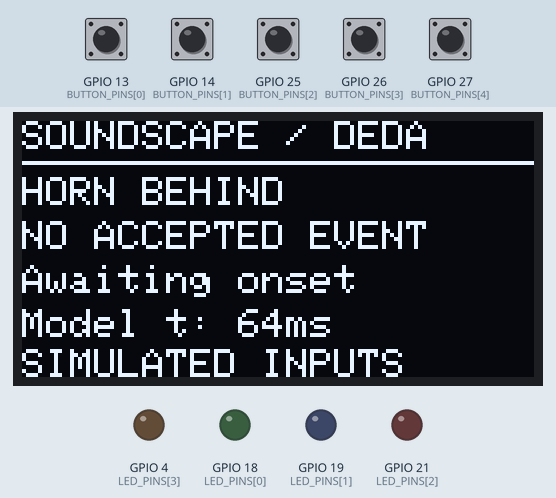
Simulated run of this sketch. Board: ESP32. On the bench: 128×64 one-colour display, output pins drawn as LEDs (lit = HIGH). The test bench sets the inputs (shaded band); at power-on: GPIO 13 (BUTTON_PINS[0]), GPIO 14 (BUTTON_PINS[1]), GPIO 25 (BUTTON_PINS[2]), GPIO 26 (BUTTON_PINS[3]), GPIO 27 (BUTTON_PINS[4]) HIGH. What the sketch prints to the serial monitor is not drawn.

Above: at 1.3 s.
1.4 s: GPIO 25 (BUTTON_PINS[2]) pulled LOW for 0.15 s
At 1.9 s:
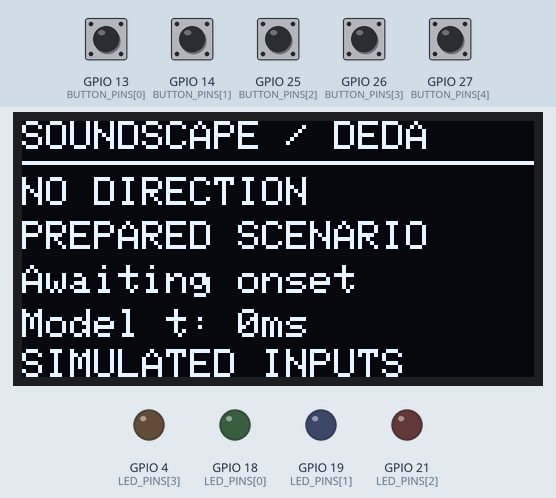
4.5 s: GPIO 13 (BUTTON_PINS[0]) pulled LOW for 0.15 s
At 5.0 s:
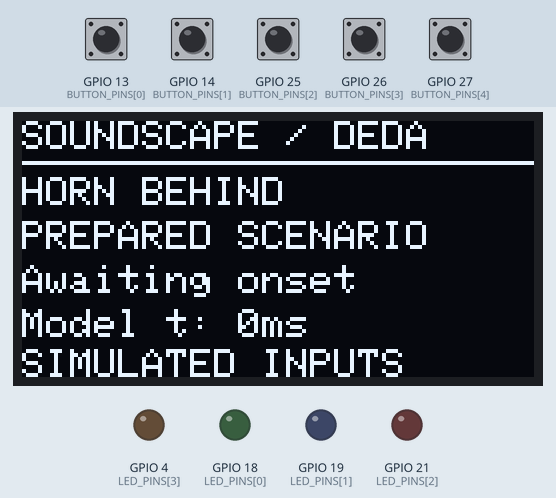
7.6 s: GPIO 14 (BUTTON_PINS[1]) pulled LOW for 0.15 s
At 8.1 s:
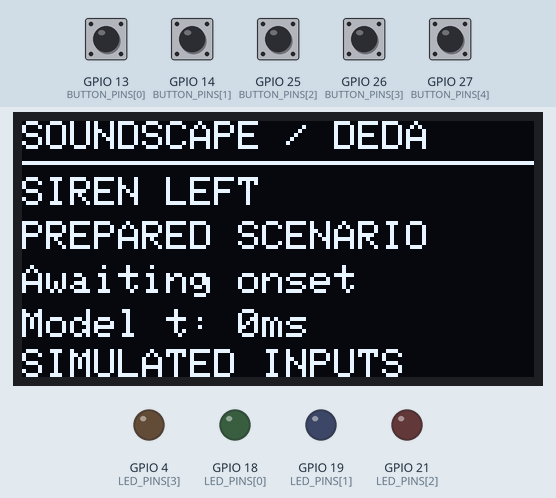
10.7 s: GPIO 13 (BUTTON_PINS[0]) pulled LOW for 1 s
At 14.6 s:
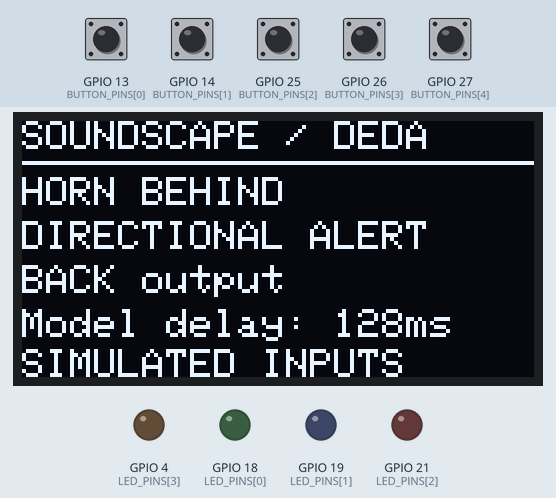
14.7 s: GPIO 25 (BUTTON_PINS[2]) pulled LOW for 1 s
At 15.9 s:
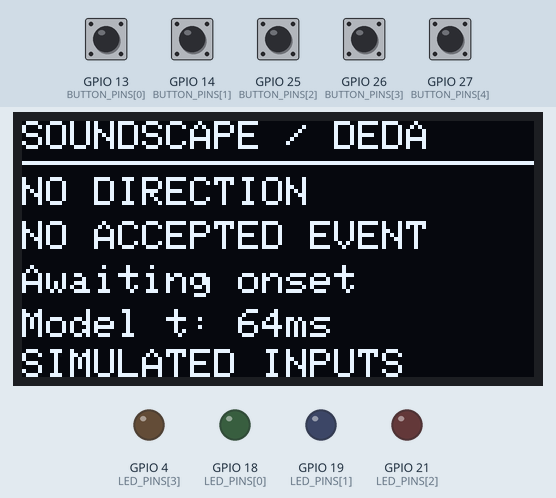
18.7 s: GPIO 26 (BUTTON_PINS[3]) pulled LOW for 0.15 s
At 38.4 s:
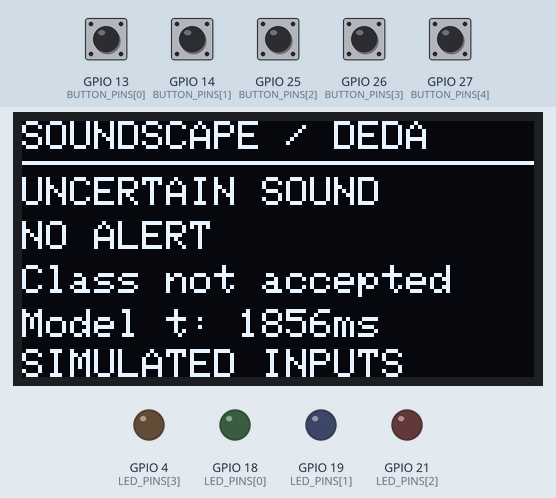
Timing chart, 0 to 39.1 s (numbered marks = the images above; inputs shaded):
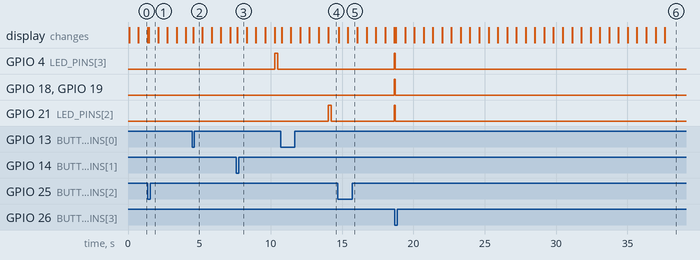

The sketch:

sketch.ino
```cpp
#include <Arduino.h>
#include <Wire.h>
#include <Adafruit_GFX.h>
#include <Adafruit_SSD1306.h>
extern "C" {
#include "deda.h"
}
#include "scenario_data.h"

Adafruit_SSD1306 display(128,64,&Wire,-1);
const uint8_t LED_PINS[]={18,19,21,4};
const uint8_t BUTTON_PINS[]={13,14,25,26,27};
const char *CLASS_NAMES[]={"Horn","Siren","Shout","Beep","Ambient"};
const char *CASE_NAMES[]={"HORN BEHIND","SIREN LEFT","NO DIRECTION","UNCERTAIN SOUND","AMBIENT ONLY"};
deda_state_t policy;
unsigned selected=0, frameIndex=0, alertCount=0;
unsigned long nextFrame=0, pulseStart=0, changedAt[5]={0};
bool playing=false, oledReady=false, rawPressed[5]={false}, stablePressed[5]={false};
uint8_t outputMask=0;
bool generalAlert=false;
float modelTime=0, alertDelay=0;
const char *stage="READY";
const char *detail="Select a button";

void showMask(uint8_t mask) {
 for(unsigned i=0;i<4;i++) digitalWrite(LED_PINS[i],(mask&(1u<<i))?HIGH:LOW);
}
void renderDisplay() {
 if(!oledReady) return;
 display.clearDisplay(); display.setTextSize(1);display.setTextColor(SSD1306_WHITE);
 display.setCursor(0,0);display.print("SOUNDSCAPE / DEDA");display.drawLine(0,10,127,10,SSD1306_WHITE);
 display.setCursor(0,14);display.print(CASE_NAMES[selected]);
 display.setCursor(0,25);display.print(stage);
 display.setCursor(0,36);display.print(detail);
 display.setCursor(0,47);
 if(alertCount) {display.print("Model delay: ");display.print((int)alertDelay);display.print("ms");}
 else {display.print("Model t: ");display.print((int)modelTime);display.print("ms");}
 display.setCursor(0,57);display.print("SIMULATED INPUTS");display.display();
}
void help() {
 Serial.println("SoundScape DEDA decision lab: synthetic inputs -> actual C policy -> LED commands");
 Serial.println("Buttons or serial 1-5 select cases. r=replay, c=clear, h=help.");
 Serial.println("64 ms model steps displayed every 650 ms. Printed delays are MODEL delays.");
 Serial.println("Directional: single pulses. General: double pulses. Patterns are illustrative.");
}
void startScenario(unsigned index) {
 selected=index;frameIndex=0;alertCount=0;outputMask=0;modelTime=0;alertDelay=0;
 deda_config_t cfg;deda_default_config(&cfg);deda_init(&policy,&cfg);
 playing=true;nextFrame=millis()+650;showMask(0);
 stage="PREPARED SCENARIO";detail="Awaiting onset";renderDisplay();
 Serial.printf("\nCASE %u: %s\n",selected+1,scenarios[selected].name);
}
void pollButtons() {
 unsigned long now=millis();
 for(unsigned i=0;i<5;i++) {
  bool pressed=digitalRead(BUTTON_PINS[i])==LOW;
  if(pressed!=rawPressed[i]) {rawPressed[i]=pressed;changedAt[i]=now;}
  if(now-changedAt[i]>=35 && stablePressed[i]!=rawPressed[i]) {
   stablePressed[i]=rawPressed[i];if(stablePressed[i]) startScenario(i);
  }
 }
}
void updatePulses() {
 // Repeating visual illustration; not a validated haptic encoding or repeated policy alerts.
 unsigned long phase=(millis()-pulseStart)%1200;
 bool on=generalAlert ? (phase<140 || (phase>=280 && phase<420)) : phase<260;
 showMask(on?outputMask:0);
}
void setup() {
 for(unsigned i=0;i<4;i++) pinMode(LED_PINS[i],OUTPUT);
 for(unsigned i=0;i<5;i++) pinMode(BUTTON_PINS[i],INPUT_PULLUP);
 Serial.begin(115200);Wire.begin(23,22);
 oledReady=display.begin(SSD1306_SWITCHCAPVCC,0x3c);
 if(!oledReady) Serial.println("OLED unavailable: serial and buttons remain usable.");
 help();startScenario(0);
}
void loop() {
 pollButtons();
 while(Serial.available()) {
  char ch=Serial.read();
  if(ch>='1' && ch<='5') startScenario(ch-'1');
  else if(ch=='r'||ch=='R') startScenario(selected);
  else if(ch=='h'||ch=='H') help();
  else if(ch=='c'||ch=='C') {playing=false;outputMask=0;alertCount=0;stage="CLEARED";detail="Select a button";renderDisplay();}
 }
 updatePulses();
 if(!playing || (long)(millis()-nextFrame)<0) return;
 nextFrame=millis()+650;
 const Scenario &scene=scenarios[selected];const deda_window_t &w=scene.windows[frameIndex++];
 modelTime=w.t_ms;
 deda_alert_t alerts[DEDA_MAX_ALERTS_PER_STEP];int count=deda_step(&policy,&w,alerts);
 if(!alertCount) {
  if(policy.latched>=0) {stage="CLASS ACCEPTED";detail="Waiting direction";}
  else if(policy.open) {stage="GATHERING EVIDENCE";detail=w.has_dir?"Checking direction":"Direction missing";}
  else {stage="NO ACCEPTED EVENT";detail=modelTime<=scene.onset_ms?"Awaiting onset":"Class not accepted";}
 }
 Serial.printf("model t=%.0f ms | direction=%s | class evidence %.2f %.2f %.2f %.2f\n",(double)w.t_ms,w.has_dir?"available":"missing",(double)policy.L[0],(double)policy.L[1],(double)policy.L[2],(double)policy.L[3]);
 for(int i=0;i<count;i++) {
  const deda_alert_t &a=alerts[i];outputMask=a.motors;generalAlert=a.kind==DEDA_ALERT_NONDIR;
  pulseStart=millis();alertCount++;alertDelay=a.t_ms-scene.onset_ms;
  stage=generalAlert?"GENERAL WARNING":"DIRECTIONAL ALERT";
  detail=generalAlert?"All four outputs":a.motors==1?"FRONT output":a.motors==2?"RIGHT output":a.motors==4?"BACK output":a.motors==8?"LEFT output":"Adjacent outputs";
  Serial.printf("ALERT: %s | class=%s | mask=%u | MODEL onset-to-command=%.0f ms\n",stage,CLASS_NAMES[a.cls],a.motors,(double)alertDelay);
 }
 if(frameIndex==scene.count) {
  playing=false;
  if(!alertCount) {stage="NO ALERT";detail=selected==4?"Ambient input only":"Class not accepted";}
  Serial.printf("Complete: %u alert(s). Result and illustrative pulses retained. Select 1-5.\n",alertCount);
 }
 renderDisplay();
}
```

deda.c
```cpp
/* DEDA decision core - see deda.h. Mirrors python/deda/policy.py exactly. */
#include "deda.h"

#include <math.h>
#include <string.h>

#define RAD(x) ((x) * (dreal)0.017453292519943295)
#define DEG(x) ((x) * (dreal)57.29577951308232)
#define BIG_NEG ((dreal)-1e9)

static const uint8_t QUAD_MASK[4] = {DEDA_MOTOR_FRONT, DEDA_MOTOR_RIGHT, DEDA_MOTOR_BACK, DEDA_MOTOR_LEFT};

void deda_default_config(deda_config_t *c) {
    static const dreal hh[4] = {2.0, 2.2, 2.4, 2.0}, hl[4] = {1.6, 1.8, 2.0, 1.6},
                       hu[4] = {3.0, 3.0, 3.2, 3.0};
    memset(c, 0, sizeof *c);
    c->hop_ms = 64; c->deadline_ms = 300; c->proc_ms = 60;
    c->p_open = 0.35; c->clip = 4.0; c->kappa = 0.6;
    for (int i = 0; i < 4; i++) { c->h_hi[i] = hh[i]; c->h_lo[i] = hl[i]; c->h_urgent[i] = hu[i]; }
    c->margin = 0.5; c->h_reject = -1.0;
    c->rho_min = 0.30; c->rho_strong = 0.50; c->closure_max = 0.75;
    c->norm_lo = 0.6; c->norm_hi = 1.4; c->r_min = 0.75; c->beta_min = 10.0;
    c->p_off = 0.20; c->m_off = 3; c->t_max_ms = 8000; c->move_deg = 60;
    c->upd_gap_ms = 1000; c->upd_alpha = 0.5; c->gamma_spatial = 0.0;
    c->use_dir_reliability = 1; c->sequential = 1; c->fallback_nondir = 1; c->wait_for_dir = 1;
}

static dreal pymod(dreal a, dreal m) { /* Python-style modulo, result in [0, m) */
    dreal r = (dreal)fmod(a, m);
    if (r < 0) r += m;
    return r;
}

dreal deda_wrap180(dreal a) {
    dreal r = pymod(a + 180, 360) - 180;
    return (r == (dreal)-180) ? (dreal)180 : r;
}

static dreal circ_dist(dreal a, dreal b) { return (dreal)fabs(deda_wrap180(a - b)); }

uint8_t deda_motors_for_angle(dreal theta, dreal beta_min) {
    int q = ((int)floor(pymod(theta, 360) / 90 + (dreal)0.5)) % 4;
    dreal off = deda_wrap180(theta - (dreal)(90 * q));
    dreal margin = 45 - (dreal)fabs(off);
    if (margin >= beta_min) return QUAD_MASK[q];
    int nb = (q + (off > 0 ? 1 : 3)) % 4;
    return (uint8_t)(QUAD_MASK[q] | QUAD_MASK[nb]);
}

static dreal logit_clip(dreal p, dreal clip) {
    if (p < (dreal)1e-6) p = (dreal)1e-6;
    if (p > (dreal)(1 - 1e-6)) p = (dreal)(1 - 1e-6);
    dreal l = (dreal)log(p / (1 - p));
    return l > clip ? clip : (l < -clip ? -clip : l);
}

static int dir_valid(const deda_config_t *c, const deda_window_t *w) {
    if (!w->has_dir) return 0;
    if (!c->use_dir_reliability) return 1;
    const deda_dir_t *d = &w->dir;
    return d->coherence >= c->rho_min && d->closure <= c->closure_max &&
           d->norm >= c->norm_lo && d->norm <= c->norm_hi;
}

static void reset_episode(deda_state_t *s) {
    s->open = 0; s->k = 0; s->n_dir = 0; s->latched = -1;
    for (int i = 0; i < DEDA_NCRIT; i++) s->L[i] = 0;
    s->Rx = s->Ry = s->W = s->max_coh = 0;
}

void deda_init(deda_state_t *s, const deda_config_t *c) {
    memset(s, 0, sizeof *s);
    s->cfg = *c;
    int K = 0;
    if (c->sequential) {
        K = (int)floor((c->deadline_ms - c->proc_ms) / c->hop_ms) - 1;
        if (K < 0) K = 0;
    }
    s->K = (uint8_t)K;
    reset_episode(s);
}

/* ---------------------------------------------------------- suppression */
static void track_start(deda_state_t *s, int c, dreal t, uint8_t motors, int has_theta, dreal theta) {
    deda_track_t *tr = &s->tr[c];
    memset(tr, 0, sizeof *tr);
    tr->active = 1; tr->t_alert = t; tr->last_motors = motors;
    tr->has_theta = (uint8_t)has_theta; tr->last_theta = theta; tr->t_upd = t;
    if (has_theta) { tr->ex = (dreal)sin(RAD(theta)); tr->ey = (dreal)cos(RAD(theta)); tr->ew = 1; }
    tr->order = s->next_order++;
}

static int suppressor_step(deda_state_t *s, const deda_window_t *w, deda_alert_t *out) {
    const deda_config_t *c = &s->cfg;
    int n = 0;
    /* visit active tracks in insertion order (matches the reference) */
    int idx[DEDA_NCRIT], m = 0;
    for (int i = 0; i < DEDA_NCRIT; i++) if (s->tr[i].active) idx[m++] = i;
    for (int a = 1; a < m; a++) {               /* insertion sort, m <= 4 */
        int v = idx[a], b = a - 1;
        while (b >= 0 && s->tr[idx[b]].order > s->tr[v].order) { idx[b + 1] = idx[b]; b--; }
        idx[b + 1] = v;
    }
    for (int j = 0; j < m; j++) {
        int cls = idx[j];
        deda_track_t *tr = &s->tr[cls];
        dreal p = w->probs[cls];
        tr->below = (p < c->p_off) ? (uint8_t)(tr->below + 1) : 0;
        if (tr->below >= c->m_off || w->t_ms - tr->t_alert >= c->t_max_ms) { tr->active = 0; continue; }
        if (p < c->p_open || !dir_valid(c, w)) continue;
        dreal th = RAD(w->dir.theta_deg), al = c->upd_alpha;
        tr->ex = (1 - al) * tr->ex + al * (dreal)sin(th);
        tr->ey = (1 - al) * tr->ey + al * (dreal)cos(th);
        tr->ew = (1 - al) * tr->ew + al;
        dreal r = (dreal)hypot(tr->ex, tr->ey) / (tr->ew > (dreal)1e-9 ? tr->ew : (dreal)1e-9);
        if (r < c->r_min || w->t_ms - tr->t_upd < c->upd_gap_ms) continue;
        dreal theta = pymod(DEG((dreal)atan2(tr->ex, tr->ey)), 360);
        if (!tr->has_theta || circ_dist(theta, tr->last_theta) >= c->move_deg) {
            uint8_t mm = deda_motors_for_angle(theta, c->beta_min);
            deda_alert_t *A = &out[n++];
            A->t_ms = w->t_ms; A->kind = DEDA_ALERT_UPDATE; A->cls = (uint8_t)cls; A->motors = mm;
            A->has_theta = 1; A->theta = theta; A->k = -1;
            tr->has_theta = 1; tr->last_theta = theta; tr->last_motors = mm; tr->t_upd = w->t_ms;
        }
    }
    return n;
}

/* ------------------------------------------------------------ direction */
static void add_dir(deda_state_t *s, const deda_window_t *w) {
    if (!dir_valid(&s->cfg, w)) return;
    dreal wt = s->cfg.use_dir_reliability ? w->dir.coherence : (dreal)1;
    dreal th = RAD(w->dir.theta_deg);
    s->Rx += wt * (dreal)sin(th);
    s->Ry += wt * (dreal)cos(th);
    s->W += wt;
    s->n_dir++;
    if (w->dir.coherence > s->max_coh) s->max_coh = w->dir.coherence;
}

static int dir_decision(const deda_state_t *s, dreal *theta, uint8_t *motors) {
    const deda_config_t *c = &s->cfg;
    *motors = DEDA_MOTORS_ALL; *theta = 0;
    if (s->n_dir == 0) return 0;
    if (s->n_dir == 1 && c->use_dir_reliability && s->max_coh < c->rho_strong) return 0;
    dreal r = (dreal)hypot(s->Rx, s->Ry) / (s->W > (dreal)1e-9 ? s->W : (dreal)1e-9);
    if (r < c->r_min) return 0;
    *theta = pymod(DEG((dreal)atan2(s->Rx, s->Ry)), 360);
    *motors = deda_motors_for_angle(*theta, c->beta_min);
    return 1;
}

static void emit(deda_state_t *s, const deda_window_t *w, int cls, int dir_ok, dreal theta,
                 uint8_t motors, deda_alert_t *A) {
    A->t_ms = w->t_ms; A->kind = dir_ok ? DEDA_ALERT_DIR : DEDA_ALERT_NONDIR;
    A->cls = (uint8_t)cls; A->motors = dir_ok ? motors : DEDA_MOTORS_ALL;
    A->has_theta = (uint8_t)dir_ok; A->theta = dir_ok ? theta : 0; A->k = (int8_t)s->k;
    track_start(s, cls, w->t_ms, A->motors, dir_ok, A->theta);
    reset_episode(s);
}

/* ----------------------------------------------------------------- step */
int deda_step(deda_state_t *s, const deda_window_t *w, deda_alert_t *out) {
    const deda_config_t *c = &s->cfg;
    int n = suppressor_step(s, w, out);
    int cand[DEDA_NCRIT], nc = 0;
    for (int i = 0; i < DEDA_NCRIT; i++) if (!s->tr[i].active) cand[nc++] = i;

    if (!s->open) {
        dreal pm = -1;
        for (int j = 0; j < nc; j++) if (w->probs[cand[j]] > pm) pm = w->probs[cand[j]];
        if (nc == 0 || pm < c->p_open) return n;
        s->open = 1; s->k = 0;
    } else {
        s->k++;
    }
    const int K = s->K;

    dreal gain = (s->k == 0) ? (dreal)1 : c->kappa;
    for (int i = 0; i < DEDA_NCRIT; i++) {
        if (!s->tr[i].active) s->L[i] += gain * logit_clip(w->probs[i], c->clip);
        else s->L[i] = BIG_NEG;
    }
    add_dir(s, w);

    dreal th; uint8_t mm;
    if (s->latched >= 0) {
        int ok = dir_decision(s, &th, &mm);
        if (ok || s->k >= K) {
            if (ok || c->fallback_nondir) emit(s, w, s->latched, ok, th, mm, &out[n++]);
            else reset_episode(s);
        }
        return n;
    }
    if (nc == 0) { reset_episode(s); return n; }

    int cs = cand[0];
    for (int j = 1; j < nc; j++) if (s->L[cand[j]] > s->L[cs]) cs = cand[j];
    dreal runner = BIG_NEG;
    for (int j = 0; j < nc; j++) if (cand[j] != cs && s->L[cand[j]] > runner) runner = s->L[cand[j]];
    dreal frac = K > 0 ? (dreal)s->k / (dreal)K : (dreal)1;
    dreal h = c->h_hi[cs] - (c->h_hi[cs] - c->h_lo[cs]) * frac;
    int ok = dir_decision(s, &th, &mm);
    if (!ok && c->gamma_spatial > 0 && s->k < K) h += c->gamma_spatial;
    int accepted = s->L[cs] >= h && (s->L[cs] - runner) >= c->margin;

    if (accepted) {
        if (ok) emit(s, w, cs, 1, th, mm, &out[n++]);
        else if (c->wait_for_dir && s->k < K && s->L[cs] < c->h_urgent[cs]) s->latched = (int8_t)cs;
        else if (c->fallback_nondir) emit(s, w, cs, 0, 0, DEDA_MOTORS_ALL, &out[n++]);
        else reset_episode(s);
        return n;
    }
    dreal Lmax = BIG_NEG;
    for (int j = 0; j < nc; j++) if (s->L[cand[j]] > Lmax) Lmax = s->L[cand[j]];
    if (Lmax <= c->h_reject || s->k >= K) reset_episode(s);
    return n;
}
```

Source omitted: deda.h (4083 bytes), scenario_data.h (15854 bytes)

Measured:
- after the input at 1.4 s, GPIO 21 (LED_PINS[2]): stays LOW (without the input it goes to HIGH after 1.9 s); the display: changes after 0.06 s (image 1)
- after the input at 4.5 s, GPIO 4 (LED_PINS[3]), GPIO 18 (LED_PINS[0]), GPIO 19 (LED_PINS[1]), GPIO 21 (LED_PINS[2]): stops changing and stays LOW; the display: changes after 0.06 s (image 2)
- after the input at 7.6 s, GPIO 4 (LED_PINS[3]): LOW → HIGH after 2.7 s, → LOW 0.23 s later; GPIO 21 (LED_PINS[2]): stops changing and stays LOW; the display: changes after 0.06 s (image 3)
- after the input at 10.7 s, GPIO 4 (LED_PINS[3]): stops changing and stays LOW; GPIO 21 (LED_PINS[2]): LOW → HIGH after 3.3 s, → LOW 0.23 s later; the display: first changes after 0.06 s (image 4 shows a later state)
- after the input at 14.7 s, GPIO 4 (LED_PINS[3]), GPIO 18 (LED_PINS[0]), GPIO 19 (LED_PINS[1]): LOW → HIGH after 4.0 s; the display: first changes after 0.06 s (image 5 shows a later state)
- after the input at 18.7 s, the display: first changes after 0.06 s (image 6 shows a later state)
- what the display in image 0 shows lasts 0.7 s, from 0.7 s to 1.4 s
